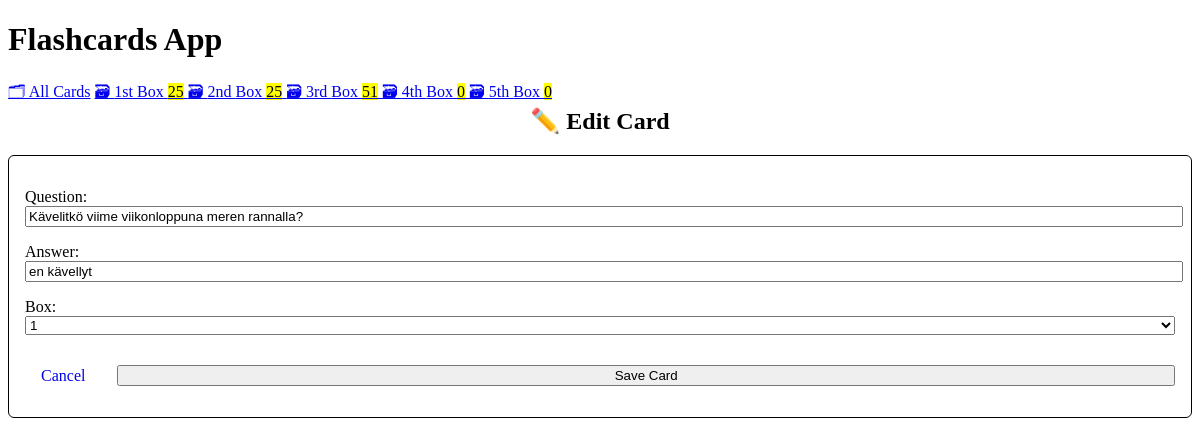
Screenshot of /edit/1 with the database file from the repository.
### cards/models.py (models this page shows, shortened)
class Card(models.Model):
    question = models.CharField(max_length=100)
    answer = models.CharField(max_length=100)
    box = models.IntegerField(
        choices=zip(BOXES, BOXES),
        default=BOXES[0],
    )
    date_created = models.DateTimeField(auto_now_add=True)

### cards/views.py (the view)
class CardUpdateView(CardCreateView, UpdateView):
    success_url = reverse_lazy("card-list")

### cards/templatetags/cards_tags.py (called while the page is built)
@register.inclusion_tag("cards/box_links.html")
def boxes_as_links():
    boxes = []
    for box_num in BOXES:
        card_count = Card.objects.filter(box=box_num).count()
        boxes.append({
            "number": box_num,
            "card_count": card_count,
        })
    return {"boxes": boxes}

### cards/templates/cards/card_form.html (shortened to what this page needs)
{% extends "cards/base.html" %}
{% block content %}
<div>
    {% if card %}
    <h2>✏️ Edit Card</h2>
    {% endif %}
</div>
<div class="cardWrap">
    <form method="post" class="questionForm">
        {{ form.as_p }}
        <div class="buttonsWrap">
            <a class="cancelButton" href="{% url 'card-list' %}">
                Cancel
            </a>
            <input type="submit" value="Save Card">
        </div>
    </form>
    </div>
{% endblock %}

### cards/templates/cards/base.html (style rules this page uses)
:root { --accent: #6e48ad; --accent-bg: white; --bg: #fff; --text: #212121; --text-light: #585858; --border: #d8dae1; --code: #d81b60; --preformatted: #444; }
h2 { text-align: center; }
h2, h4 { margin-top: 0; }
input, select, textarea { width: 100%; }

### cards/templates/cards/card_form.html (style rules this page uses)
.cardWrap { padding: 16px; border-radius: 6px; border: 1px solid #000 }
.questionForm input[type="text"] { width: 100% !important; }
.buttonsWrap { display: flex !important; justify-content: end; gap:16px; align-items: center; flex-direction: row; display: block; }
.cancelButton { text-decoration: none; padding: 16px; }

### rows the page displays
Card: question "Kävelitkö viime viikonloppuna meren rannalla?", answer "en kävellyt", box "1"

### other values shown
{{ box.number | ordinal }} "1st" "2nd" "3rd" "4th" "5th"
{{ box.card_count }} "25" "25" "51" "0" "0"
